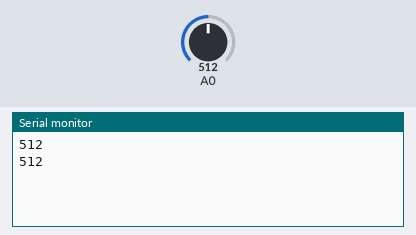
This sketch was run on a simulated Arduino Uno, built with avr-gcc and run on an emulated ATmega328P. Shown: the last lines printed to the serial monitor. The test bench sets the inputs (shaded band); at power-on: A0 = 512.

Above: at 1.8 s.
1.9 s: A0 set to 716
At 2.3 s:
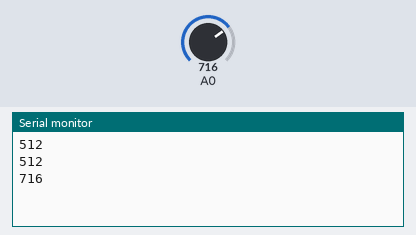
3.4 s: A0 set to 900
At 4.8 s:
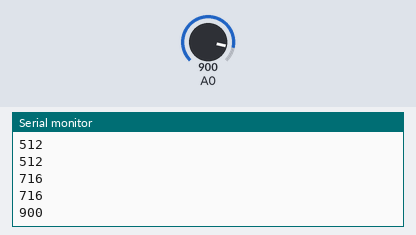
Timing chart, 0 to 6.4 s (numbered marks = the images above; inputs shaded):
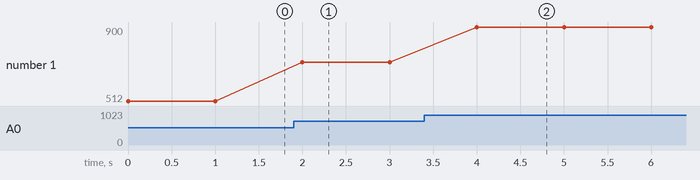

Measured:
- after the input at 1.9 s, the serial monitor: prints a new line after 0.10 s (image 1)
- after the input at 3.4 s, the serial monitor: prints a new line after 0.60 s (image 2)
- plotted number 1: 512 → 716 after the input at 1.9 s, 716 → 900 after the input at 3.4 s

The sketch:

LDR.ino
```cpp
void setup() {
  // put your setup code here, to run once:
  Serial.begin(9600);
}

void loop() {
  // put your main code here, to run repeatedly:
  int okunanDeger = analogRead(0);//LDR den değer oku
  Serial.println(okunanDeger);
  delay(1000);
}
```
